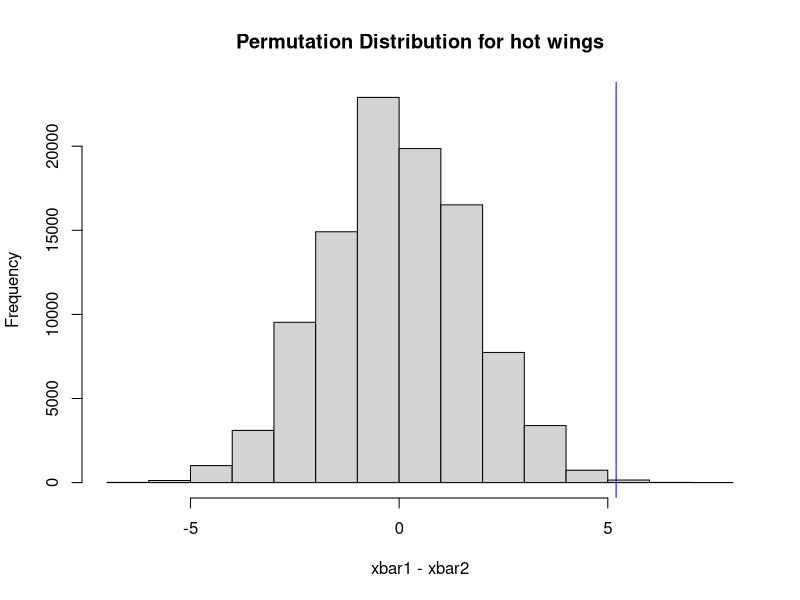

R code for this plot:
# permutation_inference.R
# -----------------------

# Two-Sample Permutation Test

# Pool the m + n values.
# repeat
#   Draw a resample of size m without replacement.
#   Use the remaining n observations for the other sample.
#   Calculate the difference in means or another statistic that compares samples.
# until we have enough samples
# Calculate the P-value as the fraction of times the random statistics exceed the original statistic.
# Multibply b 2 for a two-sided test.
# Optionally, plot a histogram of the random statistic values.


# Data can be found here: https://sites.google.com/site/chiharahesterberg/data2
df <- readr::read_csv("Beerwings.csv")

# Base R Version
# --------------

# Find the observed difference in the data.
means <- tapply(df$Hotwings, df$Gender, mean)
observed <- means[2] - means[1]
hotwings <- df$Hotwings

# Repeatedly sample a placebo difference and store.
N <- 10^5 - 1 # number of times to repeat this process
result <- numeric(N)
for (i in 1:N) {
  index <- sample(30, size = 15, replace = FALSE) 
  result[i] <- mean(hotwings[index]) - mean(hotwings[-index])
}

# Plot a histogram
hist(result, xlab = "xbar1 - xbar2", main = "Permutation Distribution for hot wings")
abline(v = observed, col = "blue")

# Calculate the p-value
(sum(result >= observed) + 1) / (N + 1)

# Tidyverse Version
library(tidyverse)

df %>%
  group_by(Gender) %>%
  summarize(avg.hotwings = mean(Hotwings))

take.sample <- function(n, vec) {
  index <- sample(30, size = 15, replace = FALSE)
  return(mean(vec[index]) - mean(vec[-index]))
}

result <- purrr::map_dbl(1:N, take.sample, vec = hotwings)
(sum(result >= observed) + 1) / (N + 1)
